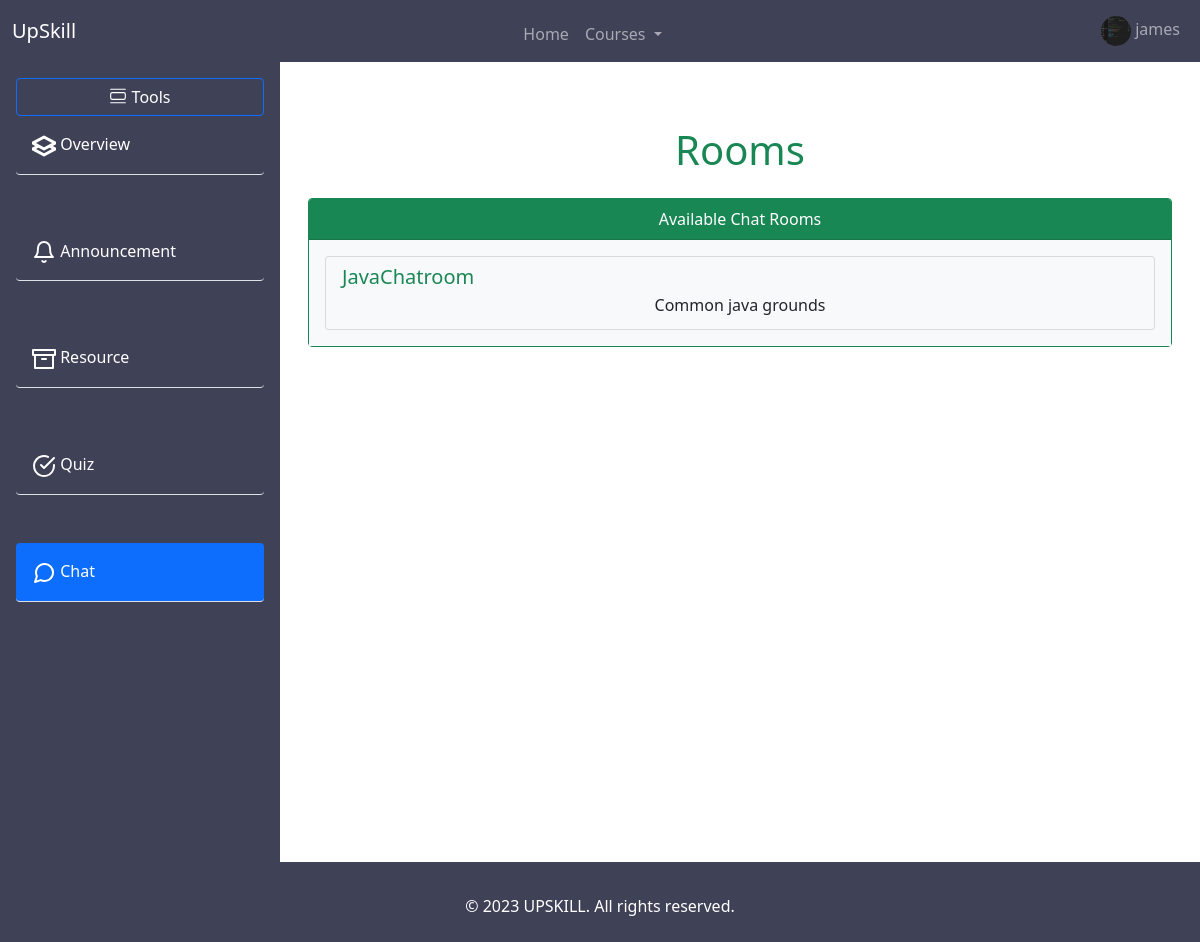
The app's page /course/1/chat_room (signed in) with its own data.
### myapp/models.py (models this page shows)
class User(AbstractUser):
    is_tutor = models.BooleanField("Is Tutor",default=False)
    is_learner = models.BooleanField("Is Learner", default=False)
    is_email_verified = models.BooleanField(default=False)
    first_name = models.CharField(max_length=30, blank=False, null=False)
    last_name = models.CharField(max_length=30, blank=False, null=False)
    bio = models.TextField(blank=True, null=True)
    avatar = models.ImageField(null=True, blank=True, default="avatar.svg")

### course/models.py (models this page shows, shortened)
class Room(models.Model):
    room_topic = models.CharField(max_length=200, null=True)
    course = models.ForeignKey(Course, on_delete=models.CASCADE)
    room_description = models.TextField(null=True, blank=True)
    created  = models.DateTimeField(auto_now_add=True)
    updated = models.DateTimeField(auto_now=True)

### course/views/room_page.py (the view)
# urls.py: path('course/<str:pk>/chat_room', room_page.roomPage, name='room-page'),
def roomPage(request, pk):
    employee = request.user
    participants = Participants.objects.filter(user=employee)
    courses = [participant.course for participant in participants]
    myCourse = Course.objects.filter(pk=pk)
    course = Course.objects.get(id=pk)
    rooms = Room.objects.filter(course__in=myCourse)
    context = {
        'course': course,
        'rooms': rooms,
        'courses': courses,
    }
    return render(request, "page/room_page.html", context)

### course/models.py (called while the page is built)
    def __str__(self):
        return self.name

### course/templates/page/room_page.html
{% extends 'main.html' %}
{% load static %}
{% block content %}
<div class="container mt-5">
    <h1 class="mb-4 text-success">Rooms</h1>
    {% if rooms %}
        <div class="card border-success mb-3">
            <div class="card-header bg-success text-white">Available Chat Rooms</div>
            <div class="card-body bg-light text-success">
                <div class="list-group">
                    {% for room in rooms %}
                        <a href="{% url 'chat-room' pk2=course.id pk=room.id %}" class="list-group-item list-group-item-action flex-column align-items-start bg-light">
                            <div class="d-flex w-100 justify-content-between">
                                <h5 class="mb-1 text-success">{{ room.room_topic }}</h5>
                            </div>
                            <p class="mb-1">{{ room.room_description }}</p>
                        </a>
                    {% endfor %}
                </div>
            </div>
        </div>
    {% else %}
        <div class="alert alert-light text-success" role="alert">
            No rooms are available.
        </div>
    {% endif %}
</div>
{% endblock %}

### templates/main_navbar.html (shortened to what this page needs)
<nav
  class="navbar navbar-expand-lg navbar-dark"
  style="background-color: #3f4156"
>
  <div class="container-fluid">
    <a class="navbar-brand" href="{% url 'learner-home' request.user %}"
      >UpSkill</a
    >
    <div class="collapse navbar-collapse" id="navbarSupportedContent">
      {% if request.user.is_authenticated %}
      <ul class="navbar-nav m-auto mb-2 mb-lg-0">
        <li class="nav-item">
          <a
            class="nav-link {% if request.resolver_match.view_name == 'learner-home' %} active {% endif %}"
            aria-current="page"
            href="{% url 'learner-home' request.user %}"
            >Home</a
          >
        </li>
        {% with request.resolver_match.url_name as url_name %} {% if courses %}
        <li class="nav-item dropdown">
          <a
            class="nav-link dropdown-toggle"
            href="#"
            id="navbarDarkDropdownMenuLink"
            role="button"
            data-bs-toggle="dropdown"
            aria-expanded="false"
          >
            Courses
          </a>
        </li>
        {% endif %} {% endwith %}
      </ul>
      {% endif %}
      <div>
        <ul class="navbar-nav">
          <li class="nav-item dropstart">
            <a
              class="nav-link dropdown-toggle"
              href="#"
              id="navbarDarkDropdownMenuLink"
              role="button"
              data-bs-toggle="dropdown"
              aria-expanded="false"
            >
              <img
                src="{{request.user.avatar.url}}"
                alt="user"
                class="image-icon"
                style="width: 30px; height:30px; border-radius: 50%; "
              />
              {{request.user.username}}
            </a>
          </li>
        </ul>
      </div>
    </div>
  </div>
</nav>

### static/css/employee_page.css (style rules this page uses)
* { box-sizing: border-box; margin: 0; padding: 0; list-style: none; text-decoration: none !important; box-sizing: border-box; }
.dropstart .dropdown-toggle::before { display: none !important; }

### static/css/style.css (style rules this page uses)
.container { text-align: center; }

### records on screen
User: user.avatar (picture), user.username "james"
Room: room_topic "JavaChatroom", room_description "Common java grounds"
